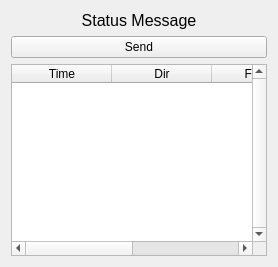
          <widget class="QWidget" name="TermReader_6">
           <attribute name="title">
            <string>No Reader</string>
           </attribute>
           <layout class="QGridLayout" name="gridLayout_5">
            <item row="1" column="0">
             <layout class="QHBoxLayout" name="horizontalLayout_22">
              <item>
               <layout class="QHBoxLayout" name="horizontalLayout_SendCmd_6"/>
              </item>
              <item>
               <widget class="QPushButton" name="pushButton_Cmd2Send_6">
                <property name="text">
                 <string>Send</string>
                </property>
                <property name="icon">
                 <iconset resource="cloverviewer.qrc">
                  <normaloff>:/Icons/arrow_green.ico</normaloff>:/Icons/arrow_green.ico</iconset>
                </property>
               </widget>
              </item>
             </layout>
            </item>
            <item row="2" column="0">
             <layout class="QVBoxLayout" name="verticalLayout_14">
              <item>
               <widget class="QTableWidget" name="tableWidget_History_Scripting_6">
                <property name="minimumSize">
                 <size>
                  <width>0</width>
                  <height>0</height>
                 </size>
                </property>
                <property name="verticalScrollBarPolicy">
                 <enum>Qt::ScrollBarAlwaysOn</enum>
                </property>
                <column>
                 <property name="text">
                  <string>Time</string>
                 </property>
                </column>
                <column>
                 <property name="text">
                  <string>Dir</string>
                 </property>
                </column>
                <column>
                 <property name="text">
                  <string>Frame</string>
                 </property>
                </column>
                <column>
                 <property name="text">
                  <string>Interpreted</string>
                 </property>
                </column>
               </widget>
              </item>
             </layout>
            </item>
            <item row="0" column="0">
             <layout class="QVBoxLayout" name="verticalLayout_8">
              <item>
               <widget class="QLabel" name="label_StatusMessage_Reader_6">
                <property name="maximumSize">
                 <size>
                  <width>16777215</width>
                  <height>20</height>
                 </size>
                </property>
                <property name="font">
                 <font>
                  <pointsize>12</pointsize>
                 </font>
                </property>
                <property name="text">
                 <string>Status Message</string>
                </property>
                <property name="alignment">
                 <set>Qt::AlignBottom|Qt::AlignHCenter</set>
                </property>
               </widget>
              </item>
             </layout>
            </item>
           </layout>
          </widget>
